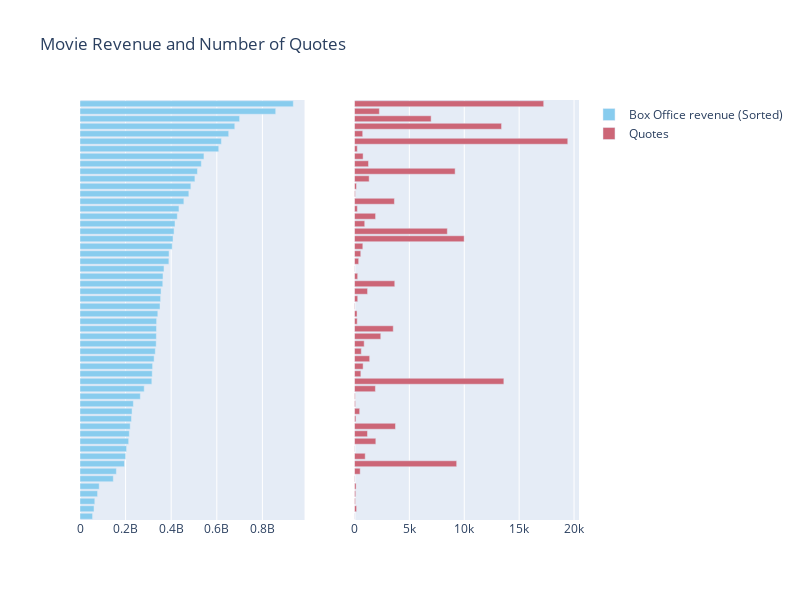

Notebook cell for this chart:
### Code cell
from plotly.subplots import make_subplots
import plotly.graph_objects as go

fig = make_subplots(rows=1, cols=2)

fig.add_trace(
    go.Bar(name = 'Box Office revenue (Sorted)', x=box_tot.daily, y=box_tot.index, orientation='h', 
           marker_color = px.colors.qualitative.Safe[0],hovertemplate=
                        "<b>%{y}</b><br><br>" +
                        "Revenue: $%{x}<br>" +
                        "<extra></extra>"),row=1, col=1)


fig.add_trace(
    go.Bar(name='Quotes', x=quotes_tot.numOccurrences, y=quotes_tot.index, orientation='h', 
           marker_color = px.colors.qualitative.Safe[1],hovertemplate="<b>%{y}</b><br><br>" +"Number of Quotes: %{x}<br>" +"<extra></extra>"),row=1, col=2)

fig.update_yaxes(showticklabels=False)
fig.update_layout(height=600, width=800, title_text='Movie Revenue and Number of Quotes')
fig.show()

### Figure 1 — Plotly figure (JSON) as saved in the notebook; plotly's stock layout.template omitted (floating-point values rounded to 4 significant figures)
{"data": [{"hovertemplate": "<b>%{y}</b><br><br>Revenue: $%{x}<br><extra></extra>", "marker": {"color": "rgb(136, 204, 238)"}, "name": "Box Office revenue (Sorted)", "orientation": "h", "type": "bar", "x": [55069965, 61555145, 64914050, 77047065, 84158461, 146066470, 159555901, 195042377, 200074609, 204417855, 213515506, 216303339, 220159104, 225764765, 228395947, 234037575, 264624300, 281723902, 315058289, 316831246, 318482400, 325100054, 330360194, 334201140, 335061807, 335451311, 336045770, 341268248, 351032910, 353612437, 355559216, 363042311, 364001123, 368384330, 389813101, 390532085, 404515480, 408084349, 412563408, 416769345, 426829839, 434038008, 455530367, 477373578, 486295561, 504014165, 515202542, 532177324, 543638043, 608581744, 620181382, 652197981, 678815482, 700059566, 858373000, 935644139], "xaxis": "x", "y": ["Tenet", "Onward", "The Invisible Man", "Dolittle", "Birds of Prey: And the Fantabulous Emancipation of One Harley Quinn", "Sonic the Hedgehog", "Fantastic Beasts: The Crimes of Grindelwald", "Spider-Man: Homecoming", "Spectre", "Bad Boys for Life", "Venom", "Bohemian Rhapsody", "Spider-Man: Far from Home", "The Fate of the Furious", "The Martian", "Fantastic Beasts and Where to Find Them", "Despicable Me 3", "The Hunger Games: Mockingjay - Part 2", "Thor: Ragnarok", "Jumanji: The Next Level", "Deadpool 2", "Suicide Squad", "Batman v Superman: Dawn of Justice", "Rogue One", "Aquaman", "Joker", "Minions", "Zootopia", "Fast & Furious 7", "Inside Out", "Aladdin", "Deadpool", "The Jungle Book", "The Secret Life of Pets", "Guardians of the Galaxy Vol. 2", "Mission: Impossible - Rogue Nation", "Jumanji: Welcome to the Jungle", "Captain America: Civil War", "Wonder Woman", "Jurassic World: Fallen Kingdom", "Captain Marvel", "Toy Story 4", "Avengers: Age of Ultron", "Frozen II", "Finding Dory", "Beauty and the Beast", "Star Wars: Episode IX - The Rise of Skywalker", "Mission: Impossible - Fallout", "The Lion King", "Incredibles 2", "Star Wars: Episode VIII - The Last Jedi", "Jurassic World", "Avengers: Infinity War", "Black Panther", "Avengers: Endgame", "Star Wars: Episode VII - The Force Awakens"], "yaxis": "y"}, {"hovertemplate": "<b>%{y}</b><br><br>Number of Quotes: %{x}<br><extra></extra>", "marker": {"color": "rgb(204, 102, 119)"}, "name": "Quotes", "orientation": "h", "type": "bar", "x": [16, 197, 90, 114, 148, 38, 522, 9310, 980, 24, 1947, 1187, 3737, 132, 476, 92, 69, 1910, 13606, 584, 790, 1387, 625, 886, 2398, 3535, 253, 237, 41, 299, 1194, 3673, 294, 20, 385, 576, 762, 9993, 8459, 937, 1924, 267, 3640, 78, 188, 1341, 9170, 1282, 789, 261, 19428, 753, 13399, 6984, 2270, 17236], "xaxis": "x2", "y": ["Tenet", "Onward", "The Invisible Man", "Dolittle", "Birds of Prey: And the Fantabulous Emancipation of One Harley Quinn", "Sonic the Hedgehog", "Fantastic Beasts: The Crimes of Grindelwald", "Spider-Man: Homecoming", "Spectre", "Bad Boys for Life", "Venom", "Bohemian Rhapsody", "Spider-Man: Far from Home", "The Fate of the Furious", "The Martian", "Fantastic Beasts and Where to Find Them", "Despicable Me 3", "The Hunger Games: Mockingjay - Part 2", "Thor: Ragnarok", "Jumanji: The Next Level", "Deadpool 2", "Suicide Squad", "Batman v Superman: Dawn of Justice", "Rogue One", "Aquaman", "Joker", "Minions", "Zootopia", "Fast & Furious 7", "Inside Out", "Aladdin", "Deadpool", "The Jungle Book", "The Secret Life of Pets", "Guardians of the Galaxy Vol. 2", "Mission: Impossible - Rogue Nation", "Jumanji: Welcome to the Jungle", "Captain America: Civil War", "Wonder Woman", "Jurassic World: Fallen Kingdom", "Captain Marvel", "Toy Story 4", "Avengers: Age of Ultron", "Frozen II", "Finding Dory", "Beauty and the Beast", "Star Wars: Episode IX - The Rise of Skywalker", "Mission: Impossible - Fallout", "The Lion King", "Incredibles 2", "Star Wars: Episode VIII - The Last Jedi", "Jurassic World", "Avengers: Infinity War", "Black Panther", "Avengers: Endgame", "Star Wars: Episode VII - The Force Awakens"], "yaxis": "y2"}], "layout": {"height": 600, "title": {"text": "Movie Revenue and Number of Quotes"}, "width": 800, "xaxis": {"anchor": "y", "domain": [0, 0.45]}, "xaxis2": {"anchor": "y2", "domain": [0.55, 1]}, "yaxis": {"anchor": "x", "domain": [0, 1], "showticklabels": false}, "yaxis2": {"anchor": "x2", "domain": [0, 1], "showticklabels": false}}}
